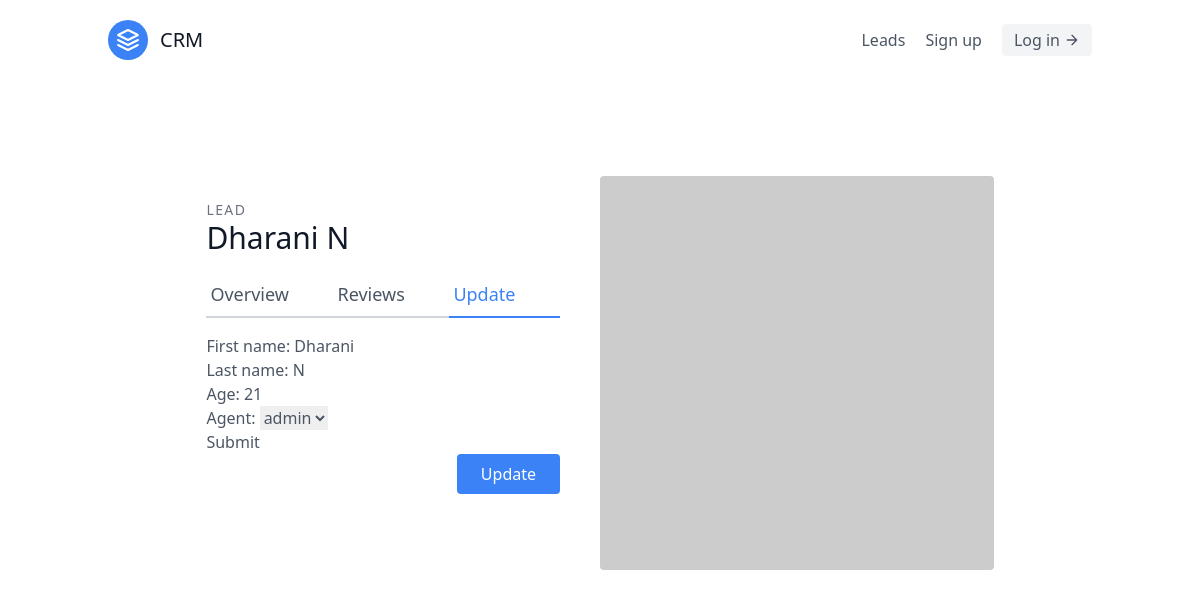
Screenshot of /leads/3/update/ with the database file from the repository.
### leads/models.py (models this page shows, shortened)
class Leads(models.Model):
    first_name=models.CharField(max_length=100)
    last_name=models.CharField(max_length=100)
    age=models.IntegerField()
    agent=models.ForeignKey(Agent,on_delete=models.CASCADE)
    class Meta:
        verbose_name_plural="Leads"

### leads/views.py (the view, shortened to what this page needs)
# urls.py: path("<int:pk>/update/",LeadsUpdateView.as_view(),name="leads-update"),
class LeadsUpdateView(UpdateView):
    template_name="leads/leads_update.html"
    queryset=Leads.objects.all()
    form_class=LeadModelForm
    context_object_name="lead"

### leads/forms.py
class LeadModelForm(forms.ModelForm):
    class Meta :
        model=Leads
        fields=(
            "first_name" ,
            "last_name" ,
            "age" ,
            "agent" ,
        )

### leads/models.py (called while the page is built)
    def __str__(self) -> str:
        return f"{self.user}"

### leads/templates/leads/leads_update.html (shortened to what this page needs)
{% extends "base.html" %}
{% block content %}
<section class="text-gray-600 body-font overflow-hidden">
    <div class="container px-5 py-24 mx-auto">
      <div class="lg:w-4/5 mx-auto flex flex-wrap">
        <div class="lg:w-1/2 w-full lg:pr-10 lg:py-6 mb-6 lg:mb-0">
          <h2 class="text-sm title-font text-gray-500 tracking-widest">LEAD</h2>
          <h1 class="text-gray-900 text-3xl title-font font-medium mb-4">{{lead.first_name}} {{lead.last_name}}</h1>
          <div class="flex mb-4">
            <a href="{% url "leads:leads-details" lead.pk %}" class="flex-grow border-b-2 border-gray-300 py-2 text-lg px-1 hover:text-blue-300">
                Overview
            </a>
            <a class="flex-grow border-b-2 border-gray-300 py-2 text-lg px-1">
                Reviews
            </a>
            <a class="flex-grow text-blue-500 border-b-2 border-blue-500 py-2 text-lg px-1">
                Update
            </a>
            </div>
            <div>
                <form method="post">
                    {{form.as_p}}
                    <button type="submit">Submit</button>
                </form>
            </div>
          <div class="flex">
            <button class="flex ml-auto text-white bg-blue-500 border-0 py-2 px-6 focus:outline-none hover:bg-blue-600 rounded">Update</button>
          </div>
        </div>
        <img alt="ecommerce" class="lg:w-1/2 w-full lg:h-auto h-64 object-cover object-center rounded" src="https://dummyimage.com/400x400">
      </div>
    </div>
  </section>
{% endblock content %}

### rows the page displays
Leads: first_name "Dharani", last_name "N", age "21", agent "admin"
